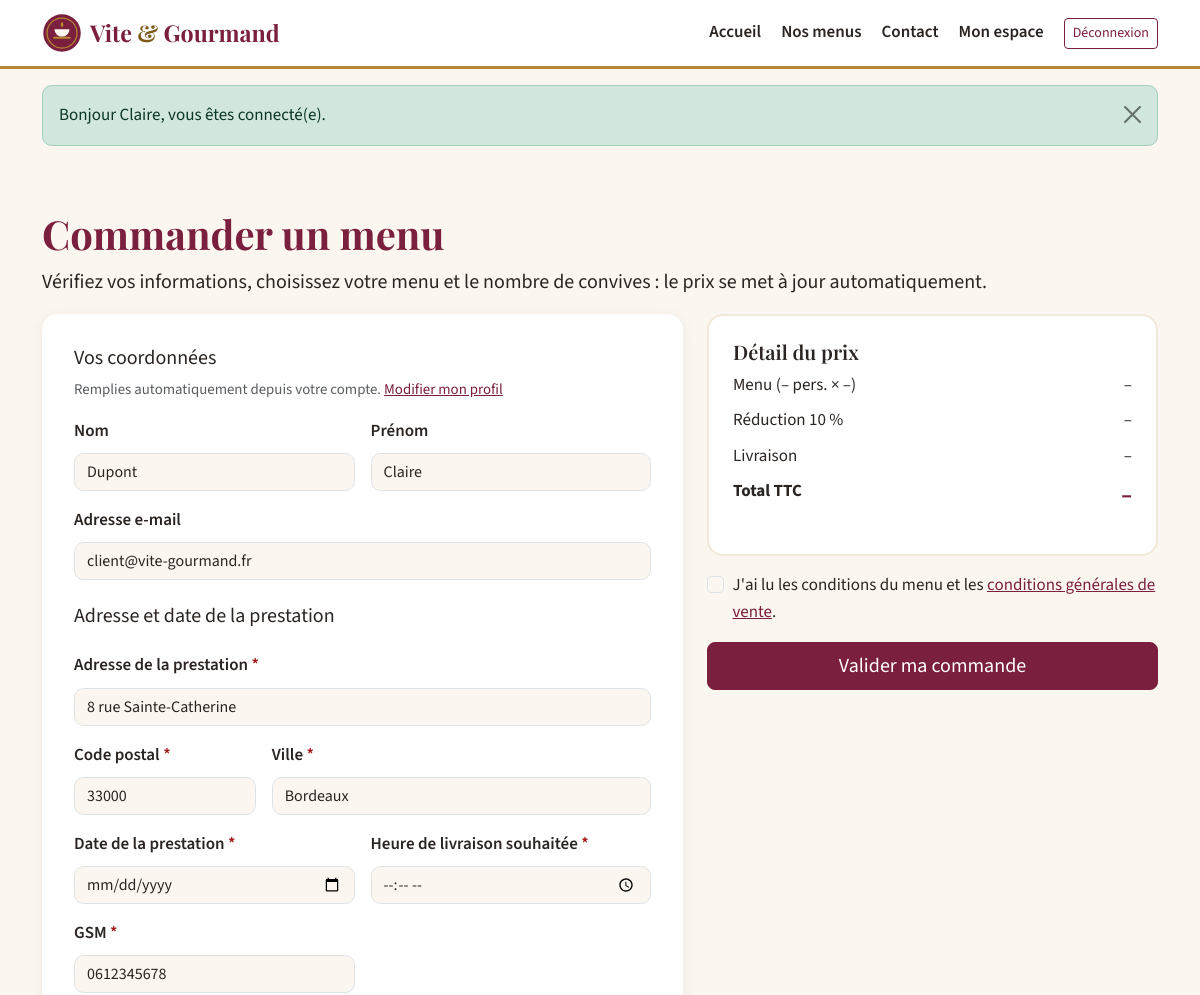
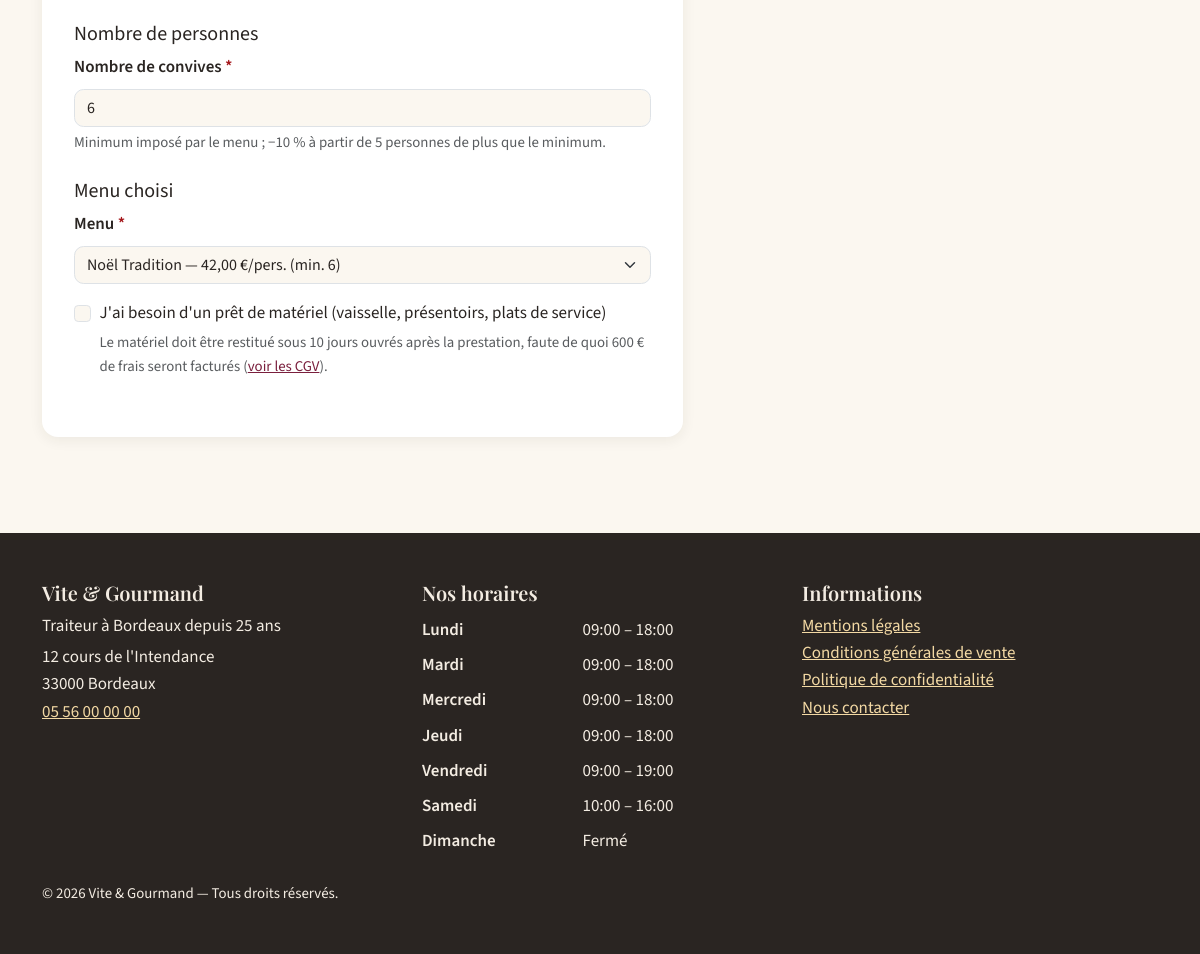
The page /commande?menu=1 (signed in) on the database its author committed (2 pictures, top to bottom).
### tables this page shows
CREATE TABLE utilisateur (
    utilisateur_id     INT AUTO_INCREMENT PRIMARY KEY,
    email              VARCHAR(180) NOT NULL UNIQUE,   
    password           VARCHAR(255) NOT NULL,          
    nom                VARCHAR(80)  NOT NULL,
    prenom             VARCHAR(80)  NOT NULL,
    telephone          VARCHAR(20)  NULL,
    adresse_postale    VARCHAR(255) NULL,
    code_postal        VARCHAR(10)  NULL,
    ville              VARCHAR(100) NULL,
    pays               VARCHAR(60)  NULL DEFAULT 'France',
    role_id            INT NOT NULL,
    actif              TINYINT(1) NOT NULL DEFAULT 1,  
    consentement_rgpd  DATETIME NULL,                  
    date_creation      DATETIME NOT NULL DEFAULT CURRENT_TIMESTAMP,
    CONSTRAINT fk_utilisateur_role FOREIGN KEY (role_id) REFERENCES role(role_id)
);

CREATE TABLE horaire (
    horaire_id       INT AUTO_INCREMENT PRIMARY KEY,
    jour             VARCHAR(20) NOT NULL UNIQUE,
    heure_ouverture  VARCHAR(10) NULL,                
    heure_fermeture  VARCHAR(10) NULL,
    ordre            TINYINT NOT NULL
);

### views/pages/commande.php (the view, shortened to what the rows shown need)
<?php
$valeurs = [
    'adresse_livraison'     => $user['adresse_postale'],
    'code_postal_livraison' => $user['code_postal'],
    'ville_livraison'       => $user['ville'],
    'telephone_client'      => $user['telephone'],
];
$menuChoisi = (int) old('menu_id', $menuId);
?>
<div class="container py-5">
    <h1>Commander un menu</h1>
    <p class="lead">Vérifiez vos informations, choisissez votre menu et le nombre de convives : le prix se met à jour automatiquement.</p>
    <form method="post" action="/commande" id="form-commande" class="row g-4" novalidate>
        <div class="col-lg-7">
            <div class="form-card">
                <fieldset class="mb-4">
                    <legend class="h5">Vos coordonnées</legend>
                    <p class="small text-muted">Remplies automatiquement depuis votre compte. <a href="/compte/profil">Modifier mon profil</a></p>
                    <div class="row g-3">
                        <div class="col-md-6">
                            <label for="nom" class="form-label">Nom</label>
                            <input type="text" id="nom" class="form-control" value="<?= e($user['nom']) ?>" readonly>
                        </div>
                        <div class="col-md-6">
                            <label for="prenom" class="form-label">Prénom</label>
                            <input type="text" id="prenom" class="form-control" value="<?= e($user['prenom']) ?>" readonly>
                        </div>
                        <div class="col-12">
                            <label for="email" class="form-label">Adresse e-mail</label>
                            <input type="email" id="email" class="form-control" value="<?= e($user['email']) ?>" readonly>
                        </div>
                    </div>
                </fieldset>
                <?php require ROOT_PATH . '/views/partials/commande-champs.php'; ?>
                <fieldset class="mb-4">
                    <legend class="h5">Menu choisi</legend>
                    <label for="menu_id" class="form-label required">Menu</label>
                    <select class="form-select<?= aria_invalid('menu_id') ?>" id="menu_id" name="menu_id" required>
                        <?php foreach ($menus as $m): ?>
                            <option value="<?= (int) $m['menu_id'] ?>" data-min="<?= (int) $m['nombre_personne_minimum'] ?>"
                                <?= (int) $m['quantite_restante'] < 1 ? 'disabled' : '' ?>
                                <?= $menuChoisi === (int) $m['menu_id'] ? 'selected' : '' ?>>
                                <?= e($m['titre']) ?> — <?= prix($m['prix_par_personne']) ?>/pers. (min. <?= (int) $m['nombre_personne_minimum'] ?>)<?= (int) $m['quantite_restante'] < 1 ? ' — épuisé' : '' ?>
                            </option>
                        <?php endforeach; ?>
                    </select>
                    <div class="form-check mt-3">
                        <input class="form-check-input" type="checkbox" value="1" id="pret_materiel" name="pret_materiel" <?= old('pret_materiel') ? 'checked' : '' ?>>
                        <label class="form-check-label" for="pret_materiel">J'ai besoin d'un prêt de matériel (vaisselle, présentoirs, plats de service)</label>
                        <div class="form-text">Le matériel doit être restitué sous 10 jours ouvrés après la prestation, faute de quoi 600 € de frais seront facturés (<a href="/cgv#materiel">voir les CGV</a>).</div>
                    </div>
                </fieldset>
            </div>
        </div>
        <div class="col-lg-5">
            <div class="sticky-recap">
                <?php require ROOT_PATH . '/views/partials/recap-prix.php'; ?>
                <div class="form-check my-3">
                    <input class="form-check-input" type="checkbox" id="accepte_conditions" name="accepte_conditions" value="1" required>
                    <label class="form-check-label" for="accepte_conditions">J'ai lu les conditions du menu et les <a href="/cgv">conditions générales de vente</a>.</label>
                </div>
                <button type="submit" class="btn btn-primary btn-lg w-100">Valider ma commande</button>
            </div>
        </div>
    </form>
</div>

### views/partials/commande-champs.php (shortened to what the rows shown need)
<?php
$val = static fn (string $k) => old($k, $valeurs[$k] ?? '');
?>
<fieldset class="mb-4">
    <legend class="h5">Adresse et date de la prestation</legend>
    <div class="row g-3">
        <div class="col-12">
            <label for="adresse_livraison" class="form-label required">Adresse de la prestation</label>
            <input type="text" class="form-control<?= aria_invalid('adresse_livraison') ?>" id="adresse_livraison" name="adresse_livraison"
                   value="<?= $val('adresse_livraison') ?>" required maxlength="255" autocomplete="street-address">
        </div>
        <div class="col-md-4">
            <label for="code_postal_livraison" class="form-label required">Code postal</label>
            <input type="text" class="form-control<?= aria_invalid('code_postal_livraison') ?>" id="code_postal_livraison" name="code_postal_livraison"
                   value="<?= $val('code_postal_livraison') ?>" required pattern="\d{5}" inputmode="numeric" autocomplete="postal-code">
        </div>
        <div class="col-md-8">
            <label for="ville_livraison" class="form-label required">Ville</label>
            <input type="text" class="form-control<?= aria_invalid('ville_livraison') ?>" id="ville_livraison" name="ville_livraison"
                   value="<?= $val('ville_livraison') ?>" required maxlength="100" autocomplete="address-level2">
        </div>
        <div class="col-md-6">
            <label for="date_prestation" class="form-label required">Date de la prestation</label>
            <input type="date" class="form-control<?= aria_invalid('date_prestation') ?>" id="date_prestation" name="date_prestation"
                   value="<?= $val('date_prestation') ?>" min="<?= date('Y-m-d', strtotime('+1 day')) ?>" required>
        </div>
        <div class="col-md-6">
            <label for="heure_livraison" class="form-label required">Heure de livraison souhaitée</label>
            <input type="time" class="form-control<?= aria_invalid('heure_livraison') ?>" id="heure_livraison" name="heure_livraison"
                   value="<?= e(substr(html_entity_decode($val('heure_livraison')), 0, 5)) ?>" required>
        </div>
        <div class="col-md-6">
            <label for="telephone_client" class="form-label required">GSM</label>
            <input type="tel" class="form-control<?= aria_invalid('telephone_client') ?>" id="telephone_client" name="telephone_client"
                   value="<?= $val('telephone_client') ?>" required autocomplete="tel">
        </div>
    </div>
</fieldset>
<fieldset class="mb-4">
    <legend class="h5">Nombre de personnes</legend>
    <label for="nombre_personne" class="form-label required">Nombre de convives</label>
    <input type="number" class="form-control<?= aria_invalid('nombre_personne') ?>" id="nombre_personne" name="nombre_personne"
           value="<?= $val('nombre_personne') ?>" min="1" required aria-describedby="aide-nombre">
    <div id="aide-nombre" class="form-text">Minimum imposé par le menu ; −10 % à partir de 5 personnes de plus que le minimum.</div>
</fieldset>

### src/Core/Router.php (shortened to what the rows shown need)
<?php
final class Router
{
    private array $routes = [];
    private function add(string $method, string $path, array $handler, array $roles): void
    {
        $pattern = preg_replace('#\{(\w+)\}#', '(?P<$1>[A-Za-z0-9\-]+)', $path);
        $this->routes[] = [$method, '#^' . $pattern . '$#', $handler, $roles];
    }
    public function dispatch(string $method, string $uri): void
    {
        $path = rawurldecode(parse_url($uri, PHP_URL_PATH) ?: '/');
        $path = $path !== '/' ? rtrim($path, '/') : '/';
        foreach ($this->routes as [$m, $regex, $handler, $roles]) {
            if ($m !== $method || !preg_match($regex, $path, $matches)) {
                continue;
            }
            if ($roles !== []) {
                Auth::requireRole($roles);
            }
            $params = array_filter($matches, 'is_string', ARRAY_FILTER_USE_KEY);
            [$class, $action] = $handler;
            (new $class())->$action(...array_values($params));
            return;
        }
    }
}

### views/layout/main.php (shortened to what the rows shown need)
<?php
$horaires = (new Catalogue())->horaires();
$user = Auth::user();
?>
<!DOCTYPE html>
<html lang="fr">
<head>
    <link href="/assets/vendor/bootstrap.min.css" rel="stylesheet">
    <link href="/assets/css/fonts.css" rel="stylesheet">
    <link href="/assets/css/style.css" rel="stylesheet">
</head>
<body>
<header class="site-header">
    <nav class="navbar navbar-expand-lg" aria-label="Menu principal">
        <div class="container">
            <a class="navbar-brand" href="/">
                <img src="/assets/img/logo.svg" alt="" width="40" height="40">
                <span>Vite <span class="amp">&amp;</span> Gourmand</span>
            </a>
            <div class="collapse navbar-collapse" id="nav-principale">
                <ul class="navbar-nav ms-auto align-items-lg-center gap-lg-1">
                    <li class="nav-item"><a class="nav-link<?= is_current('/') ?>" href="/">Accueil</a></li>
                    <li class="nav-item"><a class="nav-link<?= is_current('/menus') ?>" href="/menus">Nos menus</a></li>
                    <li class="nav-item"><a class="nav-link<?= is_current('/contact') ?>" href="/contact">Contact</a></li>
                    <?php if ($user): ?>
                        <li class="nav-item"><a class="nav-link<?= is_current('/compte') ?>" href="/compte">Mon espace</a></li>
                        <li class="nav-item">
                            <form method="post" action="/deconnexion" class="d-inline">
                                <button type="submit" class="btn btn-outline-primary btn-sm ms-lg-2">Déconnexion</button>
                            </form>
                        </li>
                    <?php else: ?>
                        <li class="nav-item"><a class="nav-link<?= is_current('/connexion') ?>" href="/connexion">Connexion</a></li>
                        <li class="nav-item"><a class="btn btn-primary btn-sm ms-lg-2" href="/inscription">Créer un compte</a></li>
                    <?php endif; ?>
                </ul>
            </div>
        </div>
    </nav>
</header>
<main id="contenu" tabindex="-1">
    <?php require ROOT_PATH . '/views/partials/flash.php'; ?>
    <?= $content ?>
</main>
<footer class="site-footer mt-5">
    <div class="container py-5">
        <div class="row g-4">
            <div class="col-md-4">
                <h2 class="h5">Vite &amp; Gourmand</h2>
                <p class="mb-1">Traiteur à Bordeaux depuis 25 ans</p>
                <address class="mb-0">12 cours de l'Intendance<br>33000 Bordeaux<br>
                    <a href="tel:+33556000000">05 56 00 00 00</a></address>
            </div>
            <div class="col-md-4">
                <h2 class="h5">Nos horaires</h2>
                <table class="table table-sm table-borderless horaires mb-0">
                    <tbody>
                    <?php foreach ($horaires as $h): ?>
                        <tr>
                            <th scope="row"><?= e($h['jour']) ?></th>
                            <td><?= $h['heure_ouverture'] ? e($h['heure_ouverture'] . ' – ' . $h['heure_fermeture']) : 'Fermé' ?></td>
                        </tr>
                    <?php endforeach; ?>
                    </tbody>
                </table>
            </div>
            <div class="col-md-4">
                <h2 class="h5">Informations</h2>
                <ul class="list-unstyled">
                    <li><a href="/mentions-legales">Mentions légales</a></li>
                    <li><a href="/cgv">Conditions générales de vente</a></li>
                    <li><a href="/confidentialite">Politique de confidentialité</a></li>
                    <li><a href="/contact">Nous contacter</a></li>
                </ul>
            </div>
        </div>
        <p class="small mt-4 mb-0">&copy; <?= date('Y') ?> Vite &amp; Gourmand — Tous droits réservés.</p>
    </div>
</footer>
</body>
</html>

### rows shown on the page
utilisateur: nom "Dupont", prenom "Claire", email "client@vite-gourmand.fr", adresse_livraison "8 rue Sainte-Catherine", code_postal_livraison "33000", ville_livraison "Bordeaux", telephone_client "0612345678"
horaire: jour "Lundi", heure_ouverture+heure_fermeture "09:00 – 18:00"
horaire: jour "Mardi", heure_ouverture+heure_fermeture "09:00 – 18:00"
horaire: jour "Mercredi", heure_ouverture+heure_fermeture "09:00 – 18:00"
horaire: jour "Jeudi", heure_ouverture+heure_fermeture "09:00 – 18:00"
horaire: jour "Vendredi", heure_ouverture+heure_fermeture "09:00 – 19:00"
horaire: jour "Samedi", heure_ouverture+heure_fermeture "10:00 – 16:00"
horaire: jour "Dimanche", shows "Fermé"

### other values the page prints
$f['message'] "Bonjour Claire, vous êtes connecté(e)."
form field menu_id "Noël Tradition — 42,00 €/pers. (min. 6)"
